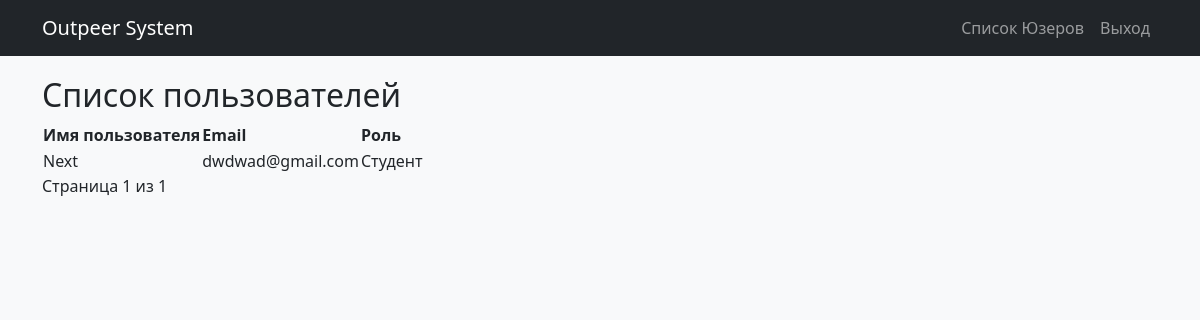
The page /users/ (signed in) on the database as committed earlier.
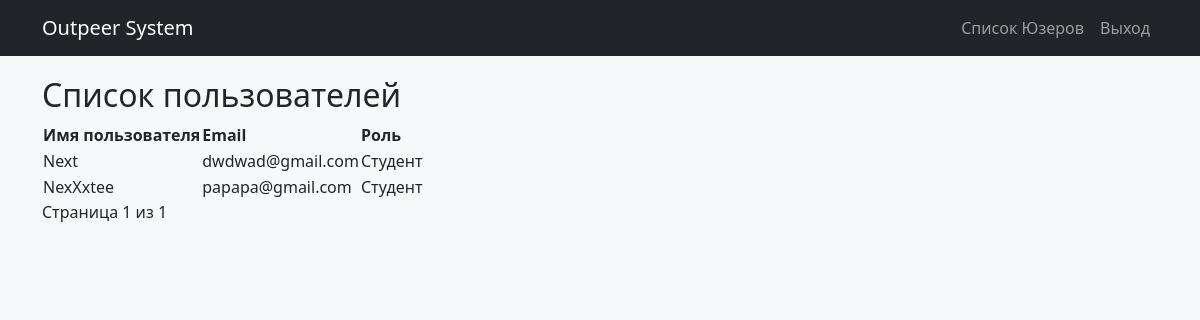
The same page on the database as committed later.
### users/models.py (models this page shows, shortened)
class CustomUser(AbstractUser):
    class RoleChoices(models.TextChoices):
        STUDENT = "Student", "Студент"
        MANAGER = "Manager", "Менеджер"
        ADMINISTRATOR = "Administrator", "Администратор"
        TEACHER = "Teacher", "Учитель"
    email = models.EmailField(
        max_length=60, unique=True, verbose_name="Email"
    )
    username = models.CharField(
        max_length=150, unique=True, verbose_name="Имя пользователя"
    )
    role = models.CharField(
        max_length=20,
        choices=RoleChoices.choices,
        default=RoleChoices.STUDENT,
        verbose_name="Роль"
    )
    USERNAME_FIELD = "email"  # Теперь логин будет происходить по email
    REQUIRED_FIELDS = ["username"]

### users/views.py (the view)
# urls.py: path("users/", user_list, name="user_list"),
@login_required
def user_list(request):
    users = CustomUser.objects.all()  # Получаем всех пользователей
    paginator = Paginator(users, 5)  # Пагинация: 5 пользователей на страницу
    page_number = request.GET.get("page")  # Получаем номер страницы из запроса
    page_users = paginator.get_page(page_number)  # Получаем пользователей для страницы
    return render(request, "users/user_list.html", {"page_users": page_users})

### users/templates/users/user_list.html (shortened to what this page needs)
{% extends "base.html" %}
{% block content %}
  <h2>Список пользователей</h2>
  <table>
    <thead>
      <tr>
        <th>Имя пользователя</th>
        <th>Email</th>
        <th>Роль</th>
      </tr>
    </thead>
    <tbody>
      {% for user in page_users %}
        <tr>
          <td>{{ user.username }}</td>
          <td>{{ user.email }}</td>
          <td>{{ user.get_role_display }}</td>
        </tr>
      {% empty %}
        <tr>
          <td colspan="3">Пользователи не найдены</td>
        </tr>
      {% endfor %}
    </tbody>
  </table>
  <div class="pagination">
    <span>Страница {{ page_users.number }} из {{ page_users.paginator.num_pages }}</span>
  </div>
{% endblock %}

Rows that differ between the two databases and show on the page:
added CustomUser: username "NexXxtee", email "papapa@gmail.com", role "Студент"
